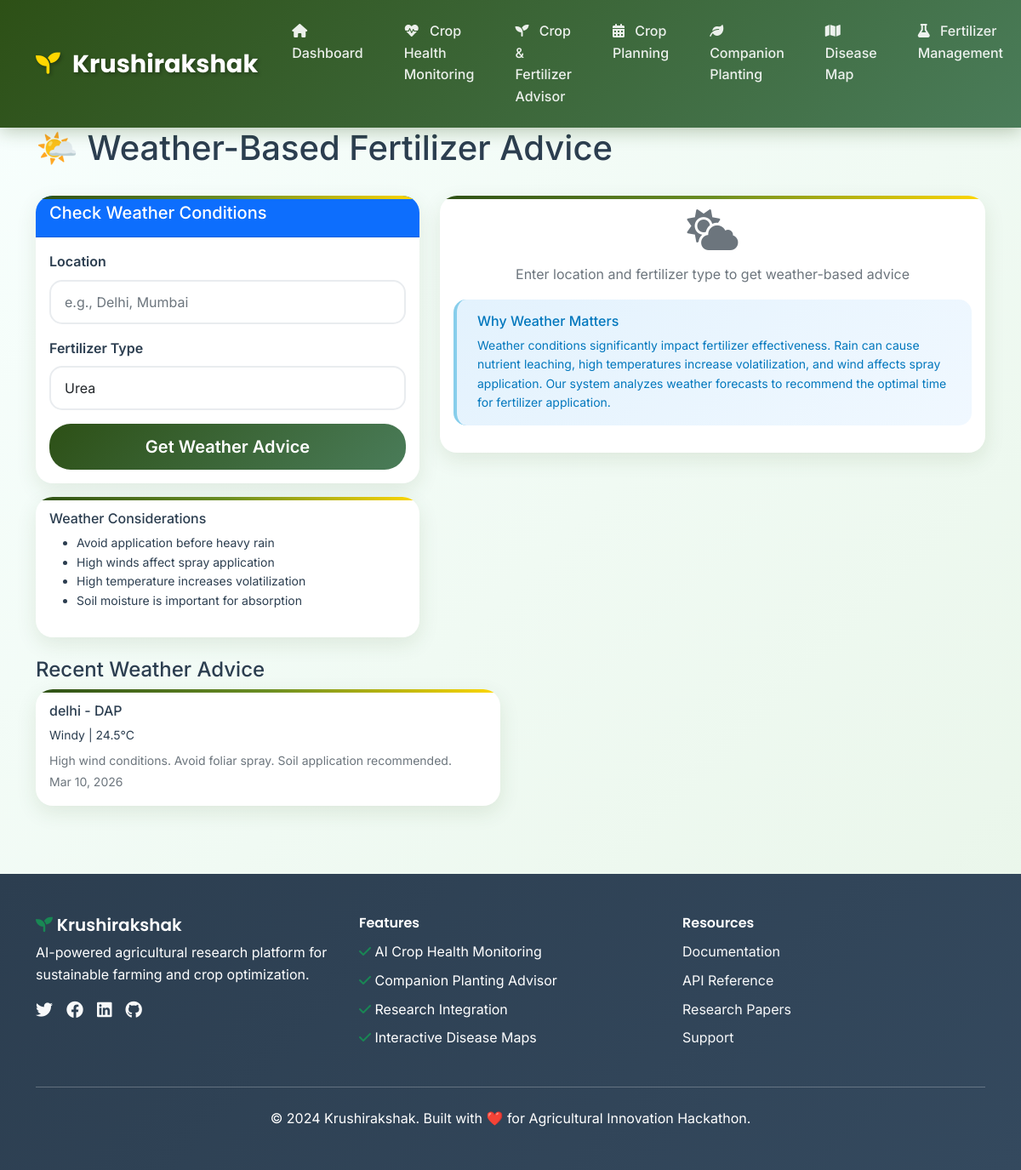
Screenshot of /fertilizer/weather-advice/ (signed in) with the database file from the repository.
### core/models.py (models this page shows, shortened)
class WeatherBasedFertilizerAdvice(models.Model):
    location = models.CharField(max_length=200)
    fertilizer_type = models.CharField(max_length=100)
    weather_condition = models.CharField(max_length=100)
    temperature = models.FloatField()
    rainfall_forecast = models.CharField(max_length=200)
    wind_speed = models.FloatField(null=True, blank=True)
    recommendation = models.TextField()
    best_application_date = models.DateField(null=True, blank=True)
    warning_message = models.TextField(blank=True)
    created_at = models.DateTimeField(auto_now_add=True)

### core/fertilizer_views.py (the view, shortened to what this page needs)
# urls.py: path('fertilizer/weather-advice/', fert_views.weather_fertilizer_advice, name='weather_fertilizer'),
@login_required
def weather_fertilizer_advice(request):
    advice = None
    recent_advice = WeatherBasedFertilizerAdvice.objects.all().order_by('-created_at')[:10]
    context = {
        'advice': advice,
        'recent_advice': recent_advice,
    }
    return render(request, 'core/weather_fertilizer.html', context)

### templates/core/weather_fertilizer.html (shortened to what this page needs)
{% extends 'base.html' %}
{% block content %}
<div class="container mt-4">
    <div class="d-flex justify-content-between align-items-center mb-4">
        <div>
            <a href="{% url 'fertilizer_dashboard' %}" class="btn btn-outline-secondary mb-2">
                <i class="fas fa-arrow-left"></i> Back to Dashboard
            </a>
            <h1>🌤️ Weather-Based Fertilizer Advice</h1>
        </div>
    </div>
    <div class="row">
        <div class="col-md-5">
            <div class="card">
                <div class="card-header bg-primary text-white">
                    <h5>Check Weather Conditions</h5>
                </div>
                <div class="card-body">
                    <form method="post">
                        <div class="mb-3">
                            <label class="form-label">Location</label>
                            <input type="text" name="location" class="form-control" placeholder="e.g., Delhi, Mumbai" required>
                        </div>
                        <div class="mb-3">
                            <label class="form-label">Fertilizer Type</label>
                            <select name="fertilizer_type" class="form-control" required>
                                <option value="Urea">Urea</option>
                            </select>
                        </div>
                        <button type="submit" class="btn btn-primary btn-lg w-100">Get Weather Advice</button>
                    </form>
                </div>
            </div>
            <div class="card mt-3">
                <div class="card-body">
                    <h6>Weather Considerations</h6>
                    <ul class="small">
                        <li>Avoid application before heavy rain</li>
                        <li>High winds affect spray application</li>
                        <li>High temperature increases volatilization</li>
                        <li>Soil moisture is important for absorption</li>
                    </ul>
                </div>
            </div>
        </div>
        <div class="col-md-7">
            {% if advice %}
            <div class="card border-{% if advice.warning_message %}warning{% else %}success{% endif %}">
                <div class="card-header bg-{% if advice.warning_message %}warning{% else %}success{% endif %} text-{% if advice.warning_message %}dark{% else %}white{% endif %}">
                    <h5>Weather Forecast & Advice</h5>
                    <small>{{ advice.location }}</small>
                </div>
                <div class="card-body">
                    {% if advice.warning_message %}
                    <div class="alert alert-warning">
                        <h5>{{ advice.warning_message }}</h5>
                    </div>
                    {% endif %}
                    <div class="row mb-4">
                        <div class="col-6">
                            <div class="card bg-light">
                                <div class="card-body text-center">
                                    <i class="fas fa-cloud fa-3x text-primary mb-2"></i>
                                    <h6>Weather</h6>
                                    <h5>{{ advice.weather_condition }}</h5>
                                </div>
                            </div>
                        </div>
                        <div class="col-6">
                            <div class="card bg-light">
                                <div class="card-body text-center">
                                    <i class="fas fa-thermometer-half fa-3x text-danger mb-2"></i>
                                    <h6>Temperature</h6>
                                    <h5>{{ advice.temperature|floatformat:1 }}°C</h5>
                                </div>
                            </div>
                        </div>
                    </div>
                    <div class="card bg-light mb-3">
                        <div class="card-body">
                            <h6>Rainfall Forecast</h6>
                            <p class="mb-0">{{ advice.rainfall_forecast }}</p>
                        </div>
                    </div>
                    <div class="card bg-light mb-3">
                        <div class="card-body">
                            <h6>Fertilizer: {{ advice.fertilizer_type }}</h6>
                        </div>
                    </div>
                    <div class="alert alert-info">
                        <h6>Recommendation</h6>
                        <p class="mb-0">{{ advice.recommendation }}</p>
                    </div>
                    {% if advice.best_application_date %}
                    <div class="alert alert-success">
                        <h6>Best Application Date</h6>
                        <h4 class="mb-0">{{ advice.best_application_date|date:"F d, Y" }}</h4>
                    </div>
                    {% endif %}
                    <div class="card bg-light mt-3">
                        <div class="card-body">
                            <h6>💡 General Tips</h6>
                            <ul class="small mb-0">
                                <li>Apply fertilizers during early morning or evening</li>
                                <li>Ensure soil has adequate moisture</li>
                                <li>Avoid application during extreme weather</li>
                                <li>Follow recommended dosage for best results</li>
                            </ul>
                        </div>
                    </div>
                </div>
            </div>
            {% else %}
            <div class="card">
                <div class="card-body text-center">
                    <i class="fas fa-cloud-sun fa-3x text-muted mb-3"></i>
                    <p class="text-muted">Enter location and fertilizer type to get weather-based advice</p>
                    <div class="alert alert-info text-start mt-3">
                        <h6>Why Weather Matters</h6>
                        <p class="small mb-0">Weather conditions significantly impact fertilizer effectiveness. Rain can cause nutrient leaching, high temperatures increase volatilization, and wind affects spray application. Our system analyzes weather forecasts to recommend the optimal time for fertilizer application.</p>
                    </div>
                </div>
            </div>
            {% endif %}
        </div>
    </div>
    {% if recent_advice %}
    <div class="mt-4">
        <h4>Recent Weather Advice</h4>
        <div class="row">
            {% for adv in recent_advice %}
            <div class="col-md-6 mb-3">
                <div class="card">
                    <div class="card-body">
                        <h6>{{ adv.location }} - {{ adv.fertilizer_type }}</h6>
                        <p class="small mb-2">{{ adv.weather_condition }} | {{ adv.temperature|floatformat:1 }}°C</p>
                        <p class="small text-muted mb-0">{{ adv.recommendation|truncatewords:15 }}</p>
                        <small class="text-muted">{{ adv.created_at|date:"M d, Y" }}</small>
                    </div>
                </div>
            </div>
            {% endfor %}
        </div>
    </div>
    {% endif %}
</div>
{% endblock %}

### templates/base.html (style rules this page uses)
:root { --primary-green: #2d5016; --secondary-green: #4a7c59; --accent-green: #6b8e23; --light-green: #90ee90; --earth-brown: #8b4513; --sky-blue: #87ceeb; --sunshine-yellow: #ffd700; --harvest-orange: #ff8c00; --text-dark: #2c3e50; --text-light: #7f8c8d; --bg-light: #f8fffe; --card-shadow: 0 8px 25px rgba(45, 80, 22, 0.1); --hover-shadow: 0 12px 35px rgba(45, 80, 22, 0.15); }
* { margin: 0; padding: 0; box-sizing: border-box; }
body { font-family: 'Inter', sans-serif; background: linear-gradient(135deg, #f8fffe 0%, #e8f5e8 100%); color: var(--text-dark); line-height: 1.6; }
.card { border: none; border-radius: 20px; box-shadow: var(--card-shadow); transition: all 0.4s ease; background: white; overflow: hidden; position: relative; }
.card::before { content: ''; position: absolute; top: 0; left: 0; right: 0; height: 4px; background: linear-gradient(90deg, var(--primary-green), var(--accent-green), var(--sunshine-yellow)); }
.btn-primary { background: linear-gradient(135deg, var(--primary-green), var(--secondary-green)); border: none; border-radius: 25px; padding: 0.75rem 2rem; font-weight: 600; transition: all 0.3s ease; position: relative; overflow: hidden; }
.btn-primary::before { content: ''; position: absolute; top: 0; left: -100%; width: 100%; height: 100%; background: linear-gradient(90deg, transparent, rgba(255,255,255,0.2), transparent); transition: left 0.5s ease; }
.form-control { border: 2px solid #e9ecef; border-radius: 15px; padding: 0.75rem 1rem; transition: all 0.3s ease; font-size: 1rem; }
.form-label { font-weight: 600; color: var(--text-dark); margin-bottom: 0.5rem; }
.alert { border: none; border-radius: 15px; padding: 1rem 1.5rem; border-left: 4px solid; }
.alert-info { background: linear-gradient(135deg, #e3f2fd 0%, #f0f8ff 100%); border-left-color: var(--sky-blue); color: #0277bd; }

### rows the page displays
WeatherBasedFertilizerAdvice: location "delhi", fertilizer_type "DAP", weather_condition "Windy", temperature "24.5", recommendation "High wind conditions. Avoid foliar spray. Soil application recommended.", created_at "Mar 10, 2026"
